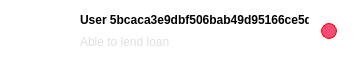
                              <widget class="QWidget" name="Scroll7" native="true">
                               <property name="minimumSize">
                                <size>
                                 <width>361</width>
                                 <height>71</height>
                                </size>
                               </property>
                               <property name="maximumSize">
                                <size>
                                 <width>361</width>
                                 <height>71</height>
                                </size>
                               </property>
                               <property name="font">
                                <font>
                                 <family>Tahoma</family>
                                </font>
                               </property>
                               <property name="styleSheet">
                                <string notr="true">background-color: rgb(255, 255, 255);
border-radius:28px</string>
                               </property>
                               <layout class="QHBoxLayout" name="horizontalLayout_32">
                                <property name="spacing">
                                 <number>4</number>
                                </property>
                                <property name="leftMargin">
                                 <number>12</number>
                                </property>
                                <property name="topMargin">
                                 <number>4</number>
                                </property>
                                <property name="rightMargin">
                                 <number>12</number>
                                </property>
                                <property name="bottomMargin">
                                 <number>4</number>
                                </property>
                                <item>
                                 <widget class="QWidget" name="Scroll7Pic" native="true">
                                  <property name="minimumSize">
                                   <size>
                                    <width>64</width>
                                    <height>64</height>
                                   </size>
                                  </property>
                                  <property name="maximumSize">
                                   <size>
                                    <width>64</width>
                                    <height>64</height>
                                   </size>
                                  </property>
                                  <property name="font">
                                   <font>
                                    <family>Tahoma</family>
                                   </font>
                                  </property>
                                  <property name="styleSheet">
                                   <string notr="true">image: url(:/buttom/img/buttom/生气_angry-face.svg);
border:3px solid rgb(255, 255, 255);

border-radius:32px</string>
                                  </property>
                                 </widget>
                                </item>
                                <item>
                                 <layout class="QVBoxLayout" name="Scroll7Layout">
                                  <property name="spacing">
                                   <number>0</number>
                                  </property>
                                  <property name="topMargin">
                                   <number>4</number>
                                  </property>
                                  <property name="rightMargin">
                                   <number>12</number>
                                  </property>
                                  <item>
                                   <layout class="QHBoxLayout" name="Scroll7ID">
                                    <property name="spacing">
                                     <number>12</number>
                                    </property>
                                    <property name="bottomMargin">
                                     <number>12</number>
                                    </property>
                                    <item>
                                     <layout class="QVBoxLayout" name="Scroll7ID_2">
                                      <property name="spacing">
                                       <number>8</number>
                                      </property>
                                      <item>
                                       <widget class="QLabel" name="Scroll7ID_3">
                                        <property name="font">
                                         <font>
                                          <family>Tahoma</family>
                                          <weight>75</weight>
                                          <bold>true</bold>
                                         </font>
                                        </property>
                                        <property name="text">
                                         <string>User 5bcaca3e9dbf506bab49d95166ce5d63</string>
                                        </property>
                                       </widget>
                                      </item>
                                      <item>
                                       <widget class="QLabel" name="Scroll7ID_4">
                                        <property name="font">
                                         <font>
                                          <family>Tahoma</family>
                                         </font>
                                        </property>
                                        <property name="styleSheet">
                                         <string notr="true">color: rgb(224, 224, 224);</string>
                                        </property>
                                        <property name="text">
                                         <string>Able to lend loan</string>
                                        </property>
                                       </widget>
                                      </item>
                                     </layout>
                                    </item>
                                    <item>
                                     <widget class="QLabel" name="Scroll7Point">
                                      <property name="minimumSize">
                                       <size>
                                        <width>16</width>
                                        <height>16</height>
                                       </size>
                                      </property>
                                      <property name="maximumSize">
                                       <size>
                                        <width>16</width>
                                        <height>16</height>
                                       </size>
                                      </property>
                                      <property name="font">
                                       <font>
                                        <family>Tahoma</family>
                                       </font>
                                      </property>
                                      <property name="styleSheet">
                                       <string notr="true">color: rgb(255, 255, 255);
border:1px solid red;
background-color: rgb(245, 76, 117);
border-radius:8px</string>
                                      </property>
                                      <property name="text">
                                       <string/>
                                      </property>
                                     </widget>
                                    </item>
                                   </layout>
                                  </item>
                                 </layout>
                                </item>
                               </layout>
                              </widget>
